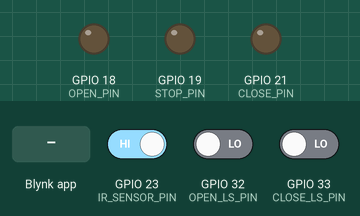
Recording of a sketch running on a simulated ESP32. On the bench: output pins drawn as LEDs (lit = HIGH). The test bench sets the inputs (shaded band); at power-on: GPIO 23 (IR_SENSOR_PIN) HIGH, GPIO 32 (OPEN_LS_PIN) LOW, GPIO 33 (CLOSE_LS_PIN) LOW. WiFi joins after 1.5 s; servers stay silent unless stated; what the sketch prints to the serial monitor is not drawn.

Above: at 3.0 s.
3.1 s: GPIO 23 (IR_SENSOR_PIN) driven LOW
At 4.3 s:
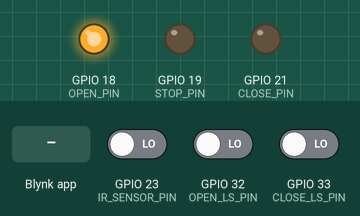
4.6 s: Blynk app writes 1 to V1
6.1 s: Blynk app writes 1 to V2
7.6 s: GPIO 32 (OPEN_LS_PIN) driven HIGH
At 8.0 s:
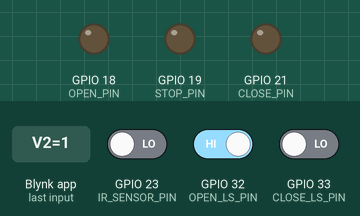
Timing chart, 0 to 10.6 s (numbered marks = the images above; inputs shaded):
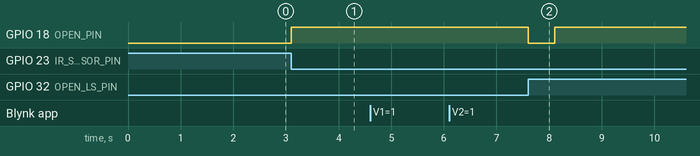

Measured:
- after the input at 3.1 s, GPIO 18 (OPEN_PIN): LOW → HIGH at once
- after the input at 7.6 s, GPIO 18 (OPEN_PIN): HIGH → LOW at once, → HIGH 0.50 s later

The sketch:

2_esp32_blynk_ir_sensor.ino
```cpp
#define BLYNK_PRINT Serial
#include <WiFi.h>
#include <BlynkSimpleEsp32.h>

// ====== Blynk Credentials ======
#define BLYNK_TEMPLATE_ID "put yours here"
#define BLYNK_TEMPLATE_NAME "put yours here"
#define BLYNK_AUTH_TOKEN "put yours here"

// ====== Wi-Fi Networks ======
const char* ssids[] = {"ssid1", "ssid2", "ssid3"};
const char* passes[] = {"password1", "password2", "password3"};
const int wifiCount = sizeof(ssids) / sizeof(ssids[0]);

// ====== Motor Control Pins ======
#define OPEN_PIN 18
#define STOP_PIN 19
#define CLOSE_PIN 21

// ====== Limit Switch Pins ======
#define OPEN_LS_PIN 32
#define CLOSE_LS_PIN 33

// ====== NEW: IR Sensor Pin ======
// Connect IR sensor OUT to GPIO 23.
// Most IR sensors output 0 (LOW) when an object is detected.
#define IR_SENSOR_PIN 23

BlynkTimer timer;

// ====== Flags ======
volatile bool openTriggered = false;
volatile bool closeTriggered = false;
bool openBlocked = false;
bool closeBlocked = false;

// To avoid IR continuously triggering while door is already moving
bool isOpeningByIR = false;

// -------- Interrupt Service Routines --------
void IRAM_ATTR onOpenSwitch() { openTriggered = true; }
void IRAM_ATTR onCloseSwitch() { closeTriggered = true; }

// -------- Wi-Fi Connect --------
void connectWiFi() {
  for (int i = 0; i < wifiCount; i++) {
    Serial.printf("Trying Wi-Fi: %s\\n", ssids[i]);
    WiFi.begin(ssids[i], passes[i]);
    unsigned long start = millis();
    while (WiFi.status() != WL_CONNECTED && millis() - start < 7000) {
      delay(300);
      Serial.print(".");
    }
    if (WiFi.status() == WL_CONNECTED) {
      Serial.printf("\\nConnected to: %s\\n", ssids[i]);
      Serial.print("IP: ");
      Serial.println(WiFi.localIP());
      return;
    }
    Serial.println("\\nFailed, trying next...");
  }
  Serial.println("No Wi-Fi networks connected!");
}

// -------- Re-enable after 0.5 s --------
void releaseOpenBlock() {
  openBlocked = false;
  isOpeningByIR = false; // Reset IR state logic
  Serial.println("OPEN re-enabled");
}
void releaseCloseBlock() {
  closeBlocked = false;
  Serial.println("CLOSE re-enabled");
}

// -------- Blynk Button Controls --------
// OPEN = V0 (Switch), STOP = V1 (Push), CLOSE = V2 (Switch)
BLYNK_WRITE(V0) {  // OPEN
  int v = param.asInt();
  if (v && !openBlocked) {
    digitalWrite(OPEN_PIN, HIGH);
    digitalWrite(CLOSE_PIN, LOW);
    digitalWrite(STOP_PIN, LOW);
    Blynk.virtualWrite(V2, 0);
  } else {
    digitalWrite(OPEN_PIN, LOW);
  }
  Serial.println(v ? "OPEN ON" : "OPEN OFF");
}

BLYNK_WRITE(V1) {  // STOP (Push)
  int v = param.asInt();
  if (v) {
    digitalWrite(STOP_PIN, HIGH);
    digitalWrite(OPEN_PIN, LOW);
    digitalWrite(CLOSE_PIN, LOW);
    Blynk.virtualWrite(V0, 0);
    Blynk.virtualWrite(V2, 0);
    isOpeningByIR = false; // Stop overrides IR
  } else digitalWrite(STOP_PIN, LOW);
  Serial.println(v ? "STOP Pressed" : "STOP Released");
}

BLYNK_WRITE(V2) {  // CLOSE
  int v = param.asInt();
  if (v && !closeBlocked) {
    digitalWrite(CLOSE_PIN, HIGH);
    digitalWrite(OPEN_PIN, LOW);
    digitalWrite(STOP_PIN, LOW);
    Blynk.virtualWrite(V0, 0);
  } else {
    digitalWrite(CLOSE_PIN, LOW);
  }
  Serial.println(v ? "CLOSE ON" : "CLOSE OFF");
}

// -------- Connection Watchdog --------
void checkConnection() {
  if (WiFi.status() != WL_CONNECTED) {
    Serial.println("Wi-Fi dropped -> reconnecting...");
    connectWiFi();
  }
  if (!Blynk.connected()) {
    Serial.println("Blynk dropped -> reconnecting...");
    Blynk.connect();
  }
}

// -------- Helper: Start Opening Door --------
void triggerOpen() {
    // Only open if not blocked and not currently opening
    if(!openBlocked && digitalRead(OPEN_PIN) == LOW) {
        Serial.println("Auto-Opening Door via IR Sensor");
        digitalWrite(OPEN_PIN, HIGH);
        digitalWrite(CLOSE_PIN, LOW);
        digitalWrite(STOP_PIN, LOW);

        // Update Blynk Widgets
        Blynk.virtualWrite(V0, 1); // Set Open Button ON
        Blynk.virtualWrite(V2, 0); // Set Close Button OFF

        isOpeningByIR = true;
    }
}

// -------- Setup --------
void setup() {
  Serial.begin(115200);

  pinMode(OPEN_PIN, OUTPUT);
  pinMode(STOP_PIN, OUTPUT);
  pinMode(CLOSE_PIN, OUTPUT);
  digitalWrite(OPEN_PIN, LOW);
  digitalWrite(STOP_PIN, LOW);
  digitalWrite(CLOSE_PIN, LOW);

  pinMode(OPEN_LS_PIN, INPUT_PULLDOWN);
  pinMode(CLOSE_LS_PIN, INPUT_PULLDOWN);

  // NEW: IR Sensor Setup
  pinMode(IR_SENSOR_PIN, INPUT);

  attachInterrupt(digitalPinToInterrupt(OPEN_LS_PIN), onOpenSwitch, RISING);
  attachInterrupt(digitalPinToInterrupt(CLOSE_LS_PIN), onCloseSwitch, RISING);

  connectWiFi();
  Blynk.config(BLYNK_AUTH_TOKEN);
  Blynk.connect();

  timer.setInterval(5000L, checkConnection);
  Serial.println("System ready. IR Sensor monitoring on GPIO 23.");
}

// -------- Loop --------
void loop() {
  // ====== IR Sensor Logic ======
  // Most IR modules are active LOW (0 when object detected)
  int irState = digitalRead(IR_SENSOR_PIN);

  if (irState == LOW) {
      // If sensor detects car/object, trigger OPEN
      triggerOpen();
  }

  // ====== Limit Switch Logic ======
  if (openTriggered && !openBlocked) {
    openTriggered = false;
    openBlocked = true;
    digitalWrite(OPEN_PIN, LOW);
    Blynk.virtualWrite(V0, 0);
    isOpeningByIR = false;
    Serial.println("OPEN limit triggered -> motor OFF (0.5 s brake)");
    timer.setTimeout(500, releaseOpenBlock);
  }

  if (closeTriggered && !closeBlocked) {
    closeTriggered = false;
    closeBlocked = true;
    digitalWrite(CLOSE_PIN, LOW);
    Blynk.virtualWrite(V2, 0);
    Serial.println("CLOSE limit triggered -> motor OFF (0.5 s brake)");
    timer.setTimeout(500, releaseCloseBlock);
  }

  Blynk.run();
  timer.run();
};
```
